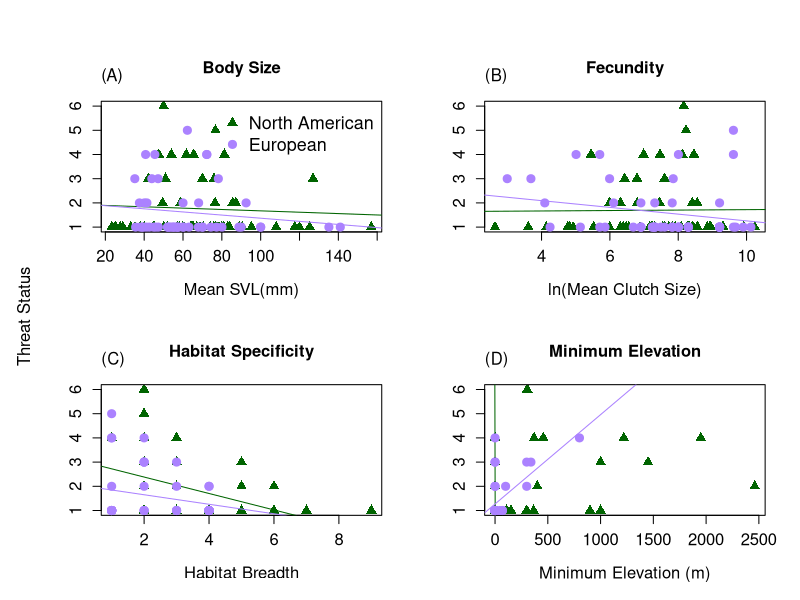
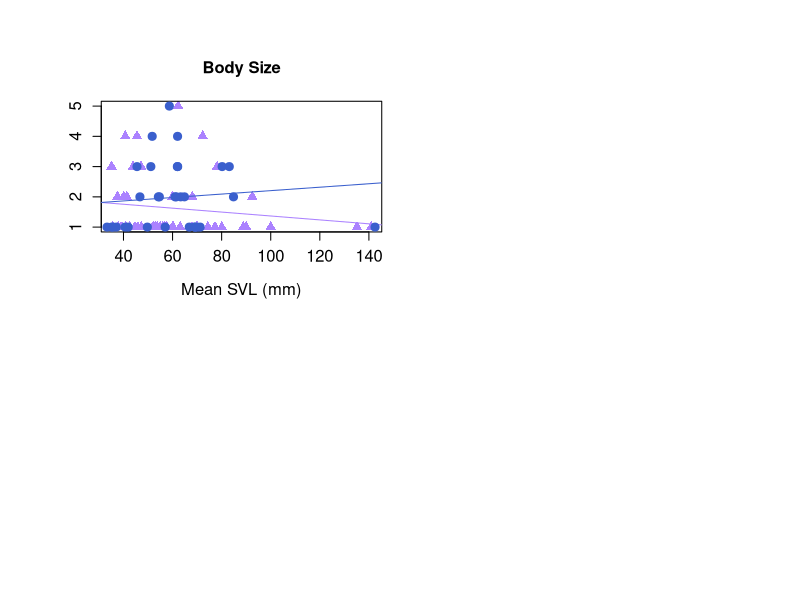

These charts were generated, in order, by the following R code: (Note: this script raises an error after producing the figures.)
# ENEC 395 Undergraduate Research 
# Alicia Wood
# 3/20/17
# Correlates of Extinction Risk in European and North American Amphibians



### Setting my working directory to the folder where all of my data and code are stored

setwd('~/Desktop/Extinction-Risk')

library(dplyr)
library(tidyr)



### Reading in raw data files

NAfrogs = read.table("NorthAmericanFrogs.txt", header=T, sep = '\t', quote = "\"")
NApaired = read.table("NorthAmericanFrogsPaired.txt", header=T, sep='\t', quote = "\"")
EuroAmphib = read.table("EuropeanAmphibians.txt", header=T, sep = '\t', quote = "\"", 
                        na.strings = "DD")
Taxonomy = read.table("Taxonomy.txt", header=T, sep = '\t', quote = "\"")



### Simplifying and preparing data for analysis

#Creating Habitat Breadth columns in both datasets
EuroAmphib$Forest <- apply(EuroAmphib[,c(123:131)], 1, sum)
EuroAmphib$Forest[EuroAmphib$Forest > 0] <- 1
EuroAmphib$Savanna <- apply(EuroAmphib[,c(132:133)], 1, sum)
EuroAmphib$Savanna[EuroAmphib$Savanna > 0] <- 1
EuroAmphib$Shrubland <- apply(EuroAmphib[,c(134:141)], 1, sum)
EuroAmphib$Shrubland[EuroAmphib$Shrubland > 0] <- 1
EuroAmphib$Grassland <- apply(EuroAmphib[,c(142:148)], 1, sum)
EuroAmphib$Grassland[EuroAmphib$Grassland > 0] <- 1
EuroAmphib$Wetlands <- apply(EuroAmphib[,c(149:164)], 1, sum)
EuroAmphib$Wetlands[EuroAmphib$Wetlands > 0] <- 1
EuroAmphib$RockyAreas[EuroAmphib$Habitat_RockyAreas_inland_cliffs_moutain_peaks == 1] <- 1
EuroAmphib$RockyAreas[EuroAmphib$Habitat_RockyAreas_inland_cliffs_moutain_peaks == 0] <- 0
EuroAmphib$Caves <- apply(EuroAmphib[,c(166:167)], 1, sum)
EuroAmphib$Caves[EuroAmphib$Caves > 0] <- 1
EuroAmphib$Deserts <- apply(EuroAmphib[,c(168:170)], 1, sum)
EuroAmphib$Deserts[EuroAmphib$Deserts > 0] <- 1
EuroAmphib$ArtificialTerrestrial <- apply(EuroAmphib[,c(171:176)], 1, sum)
EuroAmphib$ArtificialTerrestrial[EuroAmphib$ArtificialTerrestrial > 0] <- 1
EuroAmphib$Other[EuroAmphib$Habitat_Other_dunes == 1] <- 1
EuroAmphib$Other[EuroAmphib$Habitat_Other_dunes == 0] <- 0
EuroAmphib$HabitatBreadth <- apply(EuroAmphib[,c(255:264)], 1, sum)
NAfrogs$HabitatBreadth <- apply(NAfrogs[,c(22:33)], 1, sum)

#Condensing mean max and min Clutch Size into 1 mean Clutch Size column for NA dataset
NAfrogs$ClutchSize <- ifelse(is.na(NAfrogs$MeanClutchSize), ifelse(is.na(NAfrogs$MaxClutchSize), 
                      ifelse(is.na(NAfrogs$MinClutchSize), NA, NAfrogs$MinClutchSize),
                      ifelse(is.na(NAfrogs$MinClutchSize), NAfrogs$MaxClutchSize, 
                      rowMeans(NAfrogs[,c("MinClutchSize", "MaxClutchSize")]))), 
                      NAfrogs$MeanClutchSize)

#Simplifying NAfrogs SVL data into 1 Mean SVL column
NAfrogs$SVLunspecified <- ifelse(is.na(NAfrogs$MeanSVL_Unspecified_mm), 
                                 ifelse(is.na(NAfrogs$MaxSVL_Unspecified_mm),
                                        ifelse(is.na(NAfrogs$MinSVL_Unspecified_mm), NA, 
                                               NAfrogs$MinSVL_Unspecified_mm), 
                                        ifelse(is.na(NAfrogs$MinSVL_Unspecified_mm), 
                                               NAfrogs$MaxSVL_Unspecified_mm, 
                                               rowMeans(NAfrogs[,c("MinSVL_Unspecified_mm", 
                                                                   "MaxSVL_Unspecified_mm")]))), 
                                 NAfrogs$MeanSVL_Unspecified_mm)
NAfrogs$SVLfemale <- ifelse(is.na(NAfrogs$MeanSVL_Female_mm), 
                            ifelse(is.na(NAfrogs$MaxSVL_Female_mm), 
                                   ifelse(is.na(NAfrogs$MinSVL_Female_mm), NA, 
                                          NAfrogs$MinSVL_Female_mm), 
                                   ifelse(is.na(NAfrogs$MinSVL_Female_mm), 
                                          NAfrogs$MaxSVL_Female_mm, 
                                          rowMeans(NAfrogs[,c("MinSVL_Female_mm", 
                                                              "MaxSVL_Female_mm")]))), 
                            NAfrogs$MeanSVL_Female_mm)
NAfrogs$SVLmale <- ifelse(is.na(NAfrogs$MeanSVL_Male_mm), 
                          ifelse(is.na(NAfrogs$MaxSVL_Male_mm), 
                                 ifelse(is.na(NAfrogs$MinSVL_Male_mm), NA, 
                                        NAfrogs$MinSVL_Male_mm), 
                                 ifelse(is.na(NAfrogs$MinSVL_Male_mm), NAfrogs$MaxSVL_Male_mm, 
                                        rowMeans(NAfrogs[,c("MinSVL_Male_mm", 
                                                            "MaxSVL_Male_mm")]))), 
                          NAfrogs$MeanSVL_Male_mm)
NAfrogs$SVLMFmean <- rowMeans(NAfrogs[,c("SVLfemale", "SVLmale")])
NAfrogs$SVL <- ifelse(!is.na(NAfrogs$SVLunspecified) & !is.na(NAfrogs$SVLfemale) & 
                        !is.na(NAfrogs$SVLmale), rowMeans(NAfrogs[,c("SVLunspecified", 
                                                                     "SVLMFmean")]), 
                      ifelse(is.na(NAfrogs$SVLunspecified), 
                             ifelse(is.na(NAfrogs$SVLfemale), 
                                    ifelse(is.na(NAfrogs$SVLmale), NA, NAfrogs$SVLmale), 
                                    ifelse(is.na(NAfrogs$SVLmale), NAfrogs$SVLfemale, 
                                           NAfrogs$SVLMFmean)), NAfrogs$SVLunspecified))



### Organizing Threat Data

# Creating Continuous Threat Status Values in European Dataset
EuroAmphib$threat[EuroAmphib$IUCN_Status_LeastConcern == 1] <- 1
EuroAmphib$threat[EuroAmphib$IUCN_Status_NearThreatened == 1] <- 2
EuroAmphib$threat[EuroAmphib$IUCN_Status_Vulnerable == 1] <- 3
EuroAmphib$threat[EuroAmphib$IUCN_Status_Endangered == 1] <- 4
EuroAmphib$threat[EuroAmphib$IUCN_Status_CriticallyEndangered == 1] <- 5
# Creating Threat status ordinal values
threat = data.frame(IUCN_Threat_Status = c('LC', 'NT', 'VU', 'EN', 'CR', 'EW'),
                    threat = 1:6)



### Joining in taxonomy and threat datasets

NAfrogs <- merge(NAfrogs, Taxonomy, by = "SpeciesName") %>% left_join(threat)
EuroAmphib <- merge(EuroAmphib, Taxonomy, by = "SpeciesName")



### Dividing European dataset into Anura and Urodela order datasets

Efrogs <- EuroAmphib[EuroAmphib$Order == 'Anura',]
Esalamanders <- EuroAmphib[EuroAmphib$Order == 'Urodela',]



##### Plots and Linear Models

## North American and European Anura Comparison
pdf('plots/NA_Eur_anura.pdf', height = 8, width = 10)
par(mfrow=c(2,2), oma = c(0,2,2,0), cex.lab = 1.2, cex.axis = 1.2)
# SVL
plot(NAfrogs$SVL, NAfrogs$threat, xlab = "Mean SVL(mm)", ylab = "", 
     main = "Body Size", col = "darkgreen", pch = 17, cex = 1.3)
lm_svl_na = lm(NAfrogs$threat ~ NAfrogs$SVL)
abline(lm_svl_na, col = "darkgreen")
summary(lm_svl_na)
points(Efrogs$SVL_Unspecified_mm, Efrogs$threat, 
       col = "mediumpurple1", pch = 19, cex = 1.3)
lm_svl_e = lm(Efrogs$threat ~ Efrogs$SVL_Unspecified_mm)
abline(lm_svl_e, col = "mediumpurple1")
summary(lm_svl_e)
legend("topright", c("North American", "European"), pch = c(17,19), 
       col = c("darkgreen", "mediumpurple1"), cex = 1.3, bty = "n")
mtext("(A)", 3, adj = 0, line = 1)
# Clutch Size
plot(log(NAfrogs$ClutchSize), NAfrogs$threat, xlab = "ln(Mean Clutch Size)", ylab = "", 
     main = "Fecundity", col = "darkgreen", pch = 17, cex = 1.3)
lm_cs_na = lm(NAfrogs$threat ~ log(NAfrogs$ClutchSize))
abline(lm_cs_na, col = "darkgreen")
summary(lm_cs_na)
points(log(Efrogs$Number_of_eggs_or_offspring), Efrogs$threat, 
       col = "mediumpurple1", pch = 19, cex = 1.3)
lm_cs_e = lm(Efrogs$threat ~ log(Efrogs$Number_of_eggs_or_offspring))
abline(lm_cs_e, col = "mediumpurple1")
summary(lm_cs_e)
mtext("(B)", 3, adj = 0, line = 1)
# Habitat Breadth
plot(NAfrogs$HabitatBreadth, NAfrogs$threat, xlab = "Habitat Breadth", ylab = "", 
     main = "Habitat Specificity", col = "darkgreen", pch = 17, cex = 1.3)
lm_hb_na = lm(NAfrogs$threat ~ NAfrogs$HabitatBreadth)
abline(lm_hb_na, col = "darkgreen")
summary(lm_hb_na)
points(Efrogs$HabitatBreadth, Efrogs$threat, 
       col = "mediumpurple1", pch = 19, cex = 1.3)
lm_hb_e = lm(Efrogs$threat ~ Efrogs$HabitatBreadth)
abline(lm_hb_e, col = "mediumpurple1")
summary(lm_hb_e)
mtext("(C)", 3, adj = 0, line = 1)
# Minimum Elevation
plot(NAfrogs$MinElevation_m, NAfrogs$threat, xlab = "Minimum Elevation (m)", 
     ylab = "", main = "Minimum Elevation", 
     col = "darkgreen", pch = 17, cex = 1.3)
lm_me_na = lm(NAfrogs$threat ~ NAfrogs$MinElevation_m)
abline(lm_me_na, col = "darkgreen")
summary(lm_me_na)
points(Efrogs$Altitude_min, Efrogs$threat, col = "mediumpurple1", pch = 19, cex = 1.3)
lm_me_e = lm(Efrogs$threat ~ Efrogs$Altitude_min)
abline(lm_me_e, col = "mediumpurple1")
summary(lm_me_e)
mtext("(D)", 3, adj = 0, line = 1)
mtext("Threat Status", side = 2, outer = TRUE)
dev.off()

# Multi-Variable Linear Model North American Frogs
Multi_lm_na = lm(NAfrogs$threat ~ NAfrogs$SVL + NAfrogs$ClutchSize + 
                   NAfrogs$HabitatBreadth + NAfrogs$MinElevation_m)
summary(Multi_lm_na)
# Multi-Variable Linear Model European Frogs
Multi_lm_e = lm(Efrogs$threat ~ Efrogs$SVL_Unspecified_mm + 
                  Efrogs$Number_of_eggs_or_offspring + 
                  Efrogs$HabitatBreadth + Efrogs$Altitude_min)
summary(Multi_lm_e)


## European Anura and Urodela Comparison
pdf('plots/EurF_EurS.pdf', height = 8, width = 10)
par(mfrow=c(2,2), oma = c(0,2,2,0), cex.lab = 1.2, cex.axis = 1.2)
# SVL
plot(Efrogs$SVL_Unspecified_mm, Efrogs$threat, xlab = "Mean SVL (mm)", ylab = "", 
     col = "mediumpurple1", main = "Body Size", pch = 17, cex = 1.3)
lm_svl_f = lm(Efrogs$threat ~ Efrogs$SVL_Unspecified_mm)
abline(lm_svl_f, col = "mediumpurple1")
summary(lm_svl_f)
points(Esalamanders$SVL_Unspecified_mm, Esalamanders$threat, 
       col = "royalblue3", pch = 19, cex = 1.3)
lm_svl_s = lm(Esalamanders$threat ~ Esalamanders$SVL_Unspecified_mm)
abline(lm_svl_s, col = "royalblue3")
summary(lm_svl_s)
legend("topright", c("Anura", "Urodela"), pch = c(17,19), 
       col = c("mediumpurple1", "royalblue43"), cex = 1.3, bty = "n")
mtext("(A)", 3, adj = 0, line = 1)
# Clutch Size
plot(log(Efrogs$Number_of_eggs_or_offspring), Efrogs$threat, xlab = "ln(Mean Clutch Size)", 
     ylab = "", col = "mediumpurple1", main = "Fecundity", pch = 17, cex = 1.3)
lm_cs_f = lm(Efrogs$threat ~ log(Efrogs$Number_of_eggs_or_offspring))
abline(lm_cs_f, col = "mediumpurple1")
summary(lm_cs_f)
points(log(Esalamanders$Number_of_eggs_or_offspring), Esalamanders$threat, 
       col = "darkgreen", pch = 19, cex = 1.3)
lm_cs_s = lm(Esalamanders$threat ~ log(Esalamanders$Number_of_eggs_or_offspring))
abline(lm_cs_s, col = "darkgreen")
summary(lm_cs_s)
mtext("(B)", 3, adj = 0, line = 1)
# Habitat Breadth
plot(Efrogs$HabitatBreadth, Efrogs$threat, xlab = "Habitat Breadth", 
     ylab = "", col = "mediumpurple1", main = "Habitat Specificity", pch = 17, cex = 1.3)
lm_hb_f = lm(Efrogs$threat ~ Efrogs$HabitatBreadth)
abline(lm_hb_f, col = "mediumpurple1")
summary(lm_hb_f)
points(Esalamanders$HabitatBreadth, Esalamanders$threat, 
       col = "darkgreen", pch = 19, cex = 1.3)
lm_hb_s = lm(Esalamanders$threat ~ Esalamanders$HabitatBreadth)
abline(lm_hb_s, col = "darkgreen")
summary(lm_hb_s)
mtext("(C)", 3, adj = 0, line = 1)
# Minimum Elevation
plot(Efrogs$Altitude_min, Efrogs$threat, xlab = "Minimum Elevation (m)", 
     ylab = "", col = "mediumpurple1", 
     main = "Minimum Elevation", pch = 17, cex = 1.3)
lm_me_f = lm(Efrogs$threat ~ Efrogs$Altitude_min)
abline(lm_me_f, col = "mediumpurple1")
summary(lm_me_f)
points(Esalamanders$Altitude_min, Esalamanders$threat, 
       col = "darkgreen", pch = 19, cex = 1.3)
lm_me_s = lm(Esalamanders$threat ~ Esalamanders$Altitude_min)
abline(lm_me_s, col = "darkgreen")
summary(lm_me_s)
mtext("(D)", 3, adj = 0, line = 1)
mtext("Threat Status", outer = TRUE, side = 2)
dev.off()

# Multi-Variable Linear Model European Frogs
Multi_lm_e = lm(Efrogs$threat ~ Efrogs$SVL_Unspecified_mm + 
                  Efrogs$Number_of_eggs_or_offspring + 
                  Efrogs$HabitatBreadth + Efrogs$Altitude_min)
summary(Multi_lm_e)
# Multi-Variable Linear Model European Salamanders
Multi_lm_s = lm(Esalamanders$threat ~ Esalamanders$SVL_Unspecified_mm + 
                  Esalamanders$Number_of_eggs_or_offspring + 
                  Esalamanders$HabitatBreadth + 
                  Esalamanders$Altitude_min)
summary(Multi_lm_s)



#### Paired Analysis

#preparing the paired dataset
NApaired$HabitatBreadth1 <- apply(NApaired[,c(24:35)], 1, sum)
NApaired$HabitatBreadth2 <- apply(NApaired[,c(63:74)], 1, sum)

NApaired$ClutchSize1 <- ifelse(is.na(NApaired$MeanClutchSize1), 
                               ifelse(is.na(NApaired$MaxClutchSize1), 
                                      ifelse(is.na(NApaired$MinClutchSize1), NA, 
                                             NApaired$MinClutchSize1), 
                                      ifelse(is.na(NApaired$MinClutchSize1), 
                                             NApaired$MaxClutchSize1, 
                                             rowMeans(NApaired[,c("MinClutchSize1", 
                                                                  "MaxClutchSize1")]))), 
                               NApaired$MeanClutchSize1)
NApaired$ClutchSize2 <- ifelse(is.na(NApaired$MeanClutchSize2), 
                               ifelse(is.na(NApaired$MaxClutchSize2), 
                                      ifelse(is.na(NApaired$MinClutchSize2), NA, 
                                             NApaired$MinClutchSize2), 
                                      ifelse(is.na(NApaired$MinClutchSize2), 
                                             NApaired$MaxClutchSize2, 
                                             rowMeans(NApaired[,c("MinClutchSize2", 
                                                                  "MaxClutchSize2")]))), 
                               NApaired$MeanClutchSize2)

NApaired$SVLunspecified1 <- ifelse(is.na(NApaired$MeanSVL_Unspecified_mm1), 
                                   ifelse(is.na(NApaired$MaxSVL_Unspecified_mm1), 
                                          ifelse(is.na(NApaired$MinSVL_Unspecified_mm1), NA, 
                                                 NApaired$MinSVL_Unspecified_mm1), 
                                          ifelse(is.na(NApaired$MinSVL_Unspecified_mm1), 
                                                 NApaired$MaxSVL_Unspecified_mm1, 
                                                 rowMeans(NApaired[,c("MinSVL_Unspecified_mm1", 
                                                                      "MaxSVL_Unspecified_mm1")]))), 
                                   NApaired$MeanSVL_Unspecified_mm1)
NApaired$SVLfemale1 <- ifelse(is.na(NApaired$MeanSVL_Female_mm1), 
                              ifelse(is.na(NApaired$MaxSVL_Female_mm1), 
                                     ifelse(is.na(NApaired$MinSVL_Female_mm1), NA, 
                                            NApaired$MinSVL_Female_mm1), 
                                     ifelse(is.na(NApaired$MinSVL_Female_mm1), 
                                            NApaired$MaxSVL_Female_mm1, 
                                            rowMeans(NApaired[,c("MinSVL_Female_mm1", 
                                                                 "MaxSVL_Female_mm1")]))), 
                              NApaired$MeanSVL_Female_mm1)
NApaired$SVLmale1 <- ifelse(is.na(NApaired$MeanSVL_Male_mm1), 
                            ifelse(is.na(NApaired$MaxSVL_Male_mm1), 
                                   ifelse(is.na(NApaired$MinSVL_Male_mm1), NA, 
                                          NApaired$MinSVL_Male_mm1), 
                                   ifelse(is.na(NApaired$MinSVL_Male_mm1), 
                                          NApaired$MaxSVL_Male_mm1, 
                                          rowMeans(NApaired[,c("MinSVL_Male_mm1", 
                                                               "MaxSVL_Male_mm1")]))), 
                            NApaired$MeanSVL_Male_mm1)
NApaired$SVLMFmean1 <- rowMeans(NApaired[,c("SVLfemale1", "SVLmale1")])
NApaired$SVL1 <- ifelse(!is.na(NApaired$SVLunspecified1) & !is.na(NApaired$SVLfemale1) & 
                          !is.na(NApaired$SVLmale1),
                        rowMeans(NApaired[,c("SVLunspecified1", "SVLMFmean1")]), 
                        ifelse(is.na(NApaired$SVLunspecified1), 
                               ifelse(is.na(NApaired$SVLfemale1), 
                                      ifelse(is.na(NApaired$SVLmale1), NA, 
                                             NApaired$SVLmale1), 
                                      ifelse(is.na(NApaired$SVLmale1), 
                                             NApaired$SVLfemale1, NApaired$SVLMFmean1)), 
                               NApaired$SVLunspecified1))
NApaired$SVLunspecified2 <- ifelse(is.na(NApaired$MeanSVL_Unspecified_mm2), 
                                   ifelse(is.na(NApaired$MaxSVL_Unspecified_mm2), 
                                          ifelse(is.na(NApaired$MinSVL_Unspecified_mm2), NA, 
                                                 NApaired$MinSVL_Unspecified_mm2), 
                                          ifelse(is.na(NApaired$MinSVL_Unspecified_mm2), 
                                                 NApaired$MaxSVL_Unspecified_mm2, 
                                                 rowMeans(NApaired[,c("MinSVL_Unspecified_mm2", 
                                                                      "MaxSVL_Unspecified_mm2")]))), 
                                   NApaired$MeanSVL_Unspecified_mm2)
NApaired$SVLfemale2 <- ifelse(is.na(NApaired$MeanSVL_Female_mm2), 
                              ifelse(is.na(NApaired$MaxSVL_Female_mm2), 
                                     ifelse(is.na(NApaired$MinSVL_Female_mm2), NA, 
                                            NApaired$MinSVL_Female_mm2), 
                                     ifelse(is.na(NApaired$MinSVL_Female_mm2), 
                                            NApaired$MaxSVL_Female_mm2, 
                                            rowMeans(NApaired[,c("MinSVL_Female_mm2", 
                                                                 "MaxSVL_Female_mm2")]))), 
                              NApaired$MeanSVL_Female_mm2)
NApaired$SVLmale2 <- ifelse(is.na(NApaired$MeanSVL_Male_mm2), 
                            ifelse(is.na(NApaired$MaxSVL_Male_mm2), 
                                   ifelse(is.na(NApaired$MinSVL_Male_mm2), NA, 
                                          NApaired$MinSVL_Male_mm2), 
                                   ifelse(is.na(NApaired$MinSVL_Male_mm2), 
                                          NApaired$MaxSVL_Male_mm2, 
                                          rowMeans(NApaired[,c("MinSVL_Male_mm2", 
                                                               "MaxSVL_Male_mm2")]))), 
                            NApaired$MeanSVL_Male_mm2)
NApaired$SVLMFmean2 <- rowMeans(NApaired[,c("SVLfemale2", "SVLmale2")])
NApaired$SVL2 <- ifelse(!is.na(NApaired$SVLunspecified2) & !is.na(NApaired$SVLfemale2) & 
                          !is.na(NApaired$SVLmale2), 
                        rowMeans(NApaired[,c("SVLunspecified2", "SVLMFmean2")]), 
                        ifelse(is.na(NApaired$SVLunspecified2), 
                               ifelse(is.na(NApaired$SVLfemale2), 
                                      ifelse(is.na(NApaired$SVLmale2), NA, 
                                             NApaired$SVLmale2), 
                                      ifelse(is.na(NApaired$SVLmale2), NApaired$SVLfemale2, 
                                             NApaired$SVLMFmean2)), NApaired$SVLunspecified2))

## Wilcoxon Tests
wilcox.test(NApaired$SVL1, NApaired$SVL2, paired = TRUE)
wilcox.test(NApaired$ClutchSize1, NApaired$ClutchSize2, paired = TRUE)
wilcox.test(NApaired$HabitatBreadth1, NApaired$HabitatBreadth2, paired = TRUE)
wilcox.test(NApaired$MinElevation_m1, NApaired$MinElevation_m2, paired = TRUE)

## Creating Ratio Columns
NApaired$SVLratio = NApaired$SVL1 / NApaired$SVL2
NApaired$ClutchSizeratio = NApaired$ClutchSize1 / NApaired$ClutchSize2
NApaired$HabitatBreadthratio = NApaired$HabitatBreadth1 / NApaired$HabitatBreadth2
NApaired$MinElevationratio = (NApaired$MinElevation_m1 + 1) / (NApaired$MinElevation_m2 + 1)

## Paired Ratio Boxplots
pdf('plots/pairedratio.pdf', height = 8, width = 10)
boxplot(log(NApaired[, c('SVLratio', 'ClutchSizeratio', 
                     'HabitatBreadthratio', "MinElevationratio")]), 
        names = c("Mean SVL (mm)", "Mean Clutch Size", 
                  "Habitat Breadth", "Minimum Elevation (m)"))
abline(h=0, col = "blue")
text(x=1, y=4, labels = "P = 0.417")
text(x=2, y=4, labels = "P = 0.073")
text(x=3, y=4, labels = "P = 0.023")
text(x=4, y=4, labels = "P = 0.018")
dev.off()
